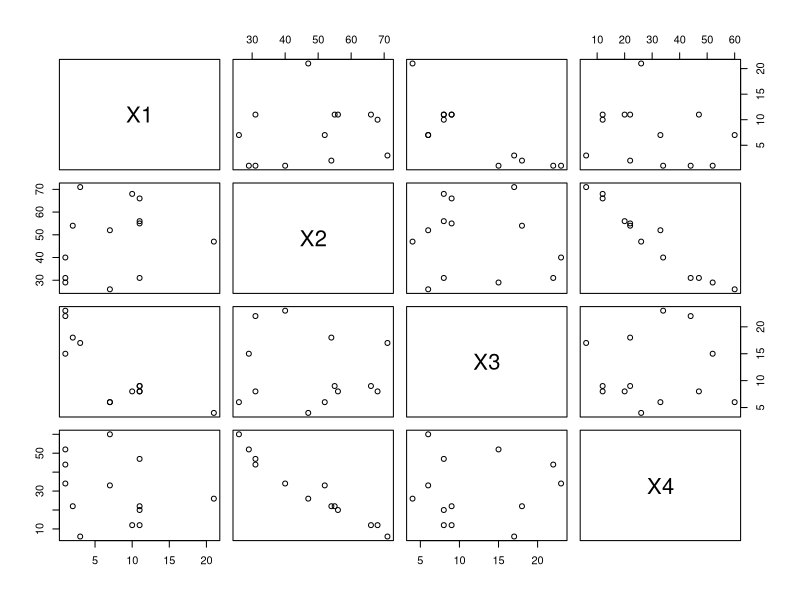
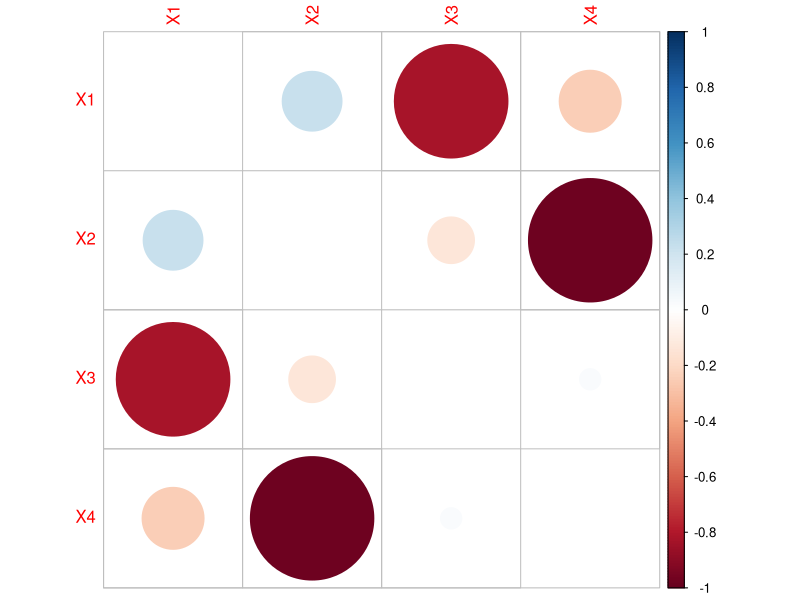
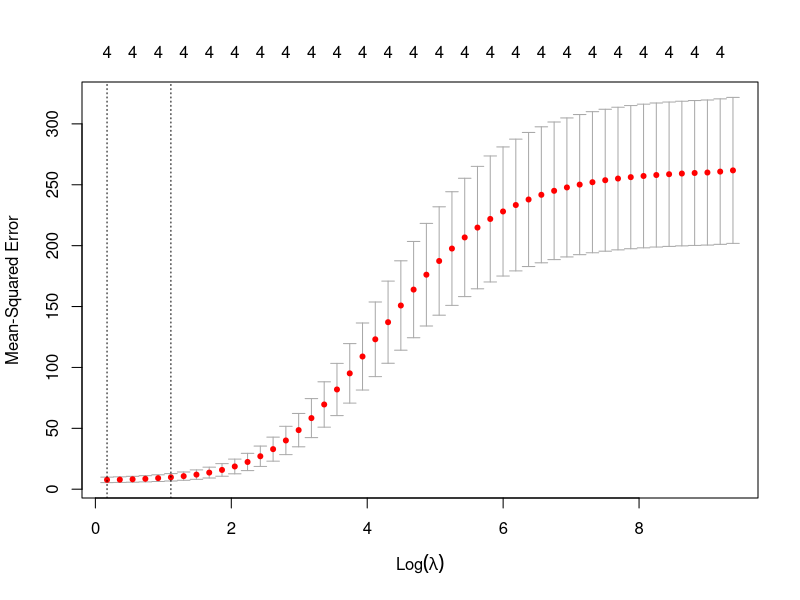
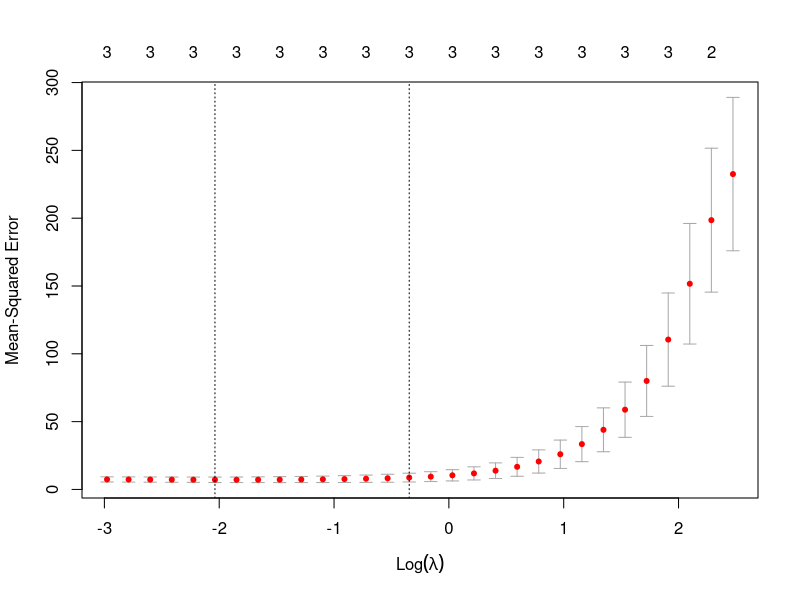
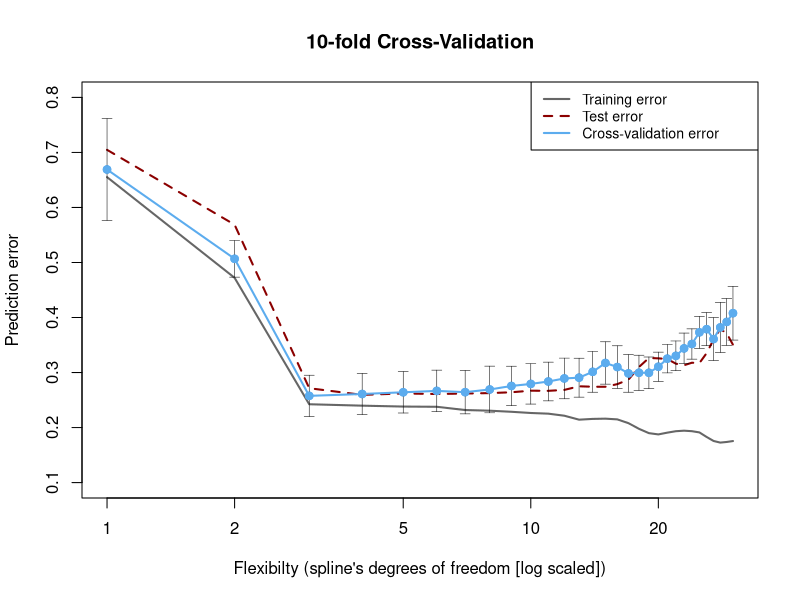

Reproduce these figures in R, in order.
## ---- chunk 1
knitr::opts_chunk$set(warning = F, message = F)
library(dplyr)
## ---- chunk 2
dat1 <- data.frame(X1 = c(7, 1, 11, 11, 7, 11, 3, 1, 2, 21, 1, 11, 10), 
                   X2 = c(26,29, 56, 31, 52, 55, 71, 31, 54, 47, 40, 66, 68), 
                   X3 = c(6, 15, 8, 8, 6,9, 17, 22, 18, 4, 23, 9, 8), 
                   X4 = c(60, 52, 20, 47, 33, 22, 6, 44, 22, 26,34, 12, 12), 
                   Y = c(78.5, 74.3, 104.3, 87.6, 95.9, 109.2, 102.7, 72.5, 93.1, 115.9, 83.8, 113.3, 109.4))
dat1
## ---- chunk 3
lm1 <- lm(Y~., data = dat1)
summary(lm1)
## ---- chunk 4
library(car)
vif(lm1)
## ---- chunk 5
plot(dat1[, 1:4])
## ---- chunk 6
corrplot::corrplot(cor(dat1[, 1:4]), diag = F)
## ---- chunk 7
lm2 <- step(lm1)
summary(lm2)
## ---- chunk 8
library(glmnet)
ridg1 <- cv.glmnet(x=model.matrix(~., dat1[, -ncol(dat1)]),
                   y=dat1$Y,
                   family='gaussian',
                   alpha=0,
                   # nfolds=10
                   nlambda=50)
plot(ridg1)
## ---- chunk 9
bestlam1 <- ridg1$lambda.min
bestlam2 <- ridg1$lambda.1se
pred.ridg <- predict(ridg1, s=c(bestlam1, bestlam2),
                     newx=model.matrix(~., dat1[, -ncol(dat1)]))

mean((pred.ridg[, 1]-dat1$Y)^2)
mean((pred.ridg[, 2]-dat1$Y)^2)

predict(ridg1, s=c(bestlam1, bestlam2),
        newx = model.matrix(~., dat1[, -ncol(dat1)]),
        type="coefficients")
## ---- chunk 10
library(glmnet)
laso2 <- cv.glmnet(x=model.matrix(~., dat1[, -ncol(dat1)]),
                   y=dat1$Y,
                   family='gaussian',
                   alpha=1,
                   nlambda=50)
plot(laso2)
## ---- chunk 11
bestlam1=laso2$lambda.min

bestlam2=laso2$lambda.1se
pred.laso <- predict(laso2,s=c(bestlam1,bestlam2),
             newx=model.matrix(~.,dat1[,-ncol(dat1)]))

mean((pred.laso[,1]-dat1$Y)^2)#当lambda=lambda.min
mean((pred.laso[,2]-dat1$Y)^2)#当lambda=lambda.lse
predict(laso2,s=c(bestlam1,bestlam2),
        newx=model.matrix(~.,dat1[,-ncol(dat1)]),
        type="coefficients")
## ---- chunk 12
library(dplyr)
library(tidyverse)
library(caret)

# data 
data("swiss")
sample_n(swiss, 3)

# model performance 
set.seed(123)
train.samples <- swiss$Fertility %>% 
  createDataPartition(p = 0.8, list = F)
train.data <- swiss[train.samples, ]
test.data <- swiss[-train.samples, ]
# Build the model
model <- lm(Fertility ~., data = train.data)
# Make predictions and compute the R2, RMSE and MAE
predictions <- model %>% predict(test.data)
data.frame(R2 = R2(predictions, test.data$Fertility),
            RMSE = RMSE(predictions, test.data$Fertility),
            MAE = MAE(predictions, test.data$Fertility))

RMSE(predictions, test.data$Fertility)/mean(test.data$Fertility)
## ---- chunk 13
train.control <- trainControl(method = "LOOCV")
# Train the model
model <- train(Fertility ~., data = swiss, method = "lm",
               trControl = train.control)
print(model)
## ---- chunk 14
# Define training control
set.seed(123) 
train.control <- trainControl(method = "cv", number = 10, repeats = 5)
# Train the model
model <- train(Fertility ~., data = swiss, method = "glm",
               trControl = train.control)
# Summarize the results
print(model)
## ---- chunk 15
seed <- 1809
set.seed(seed)
 
gen_data <- function(n, beta, sigma_eps) {
    eps <- rnorm(n, 0, sigma_eps)
    x <- sort(runif(n, 0, 100))
    X <- cbind(1, poly(x, degree = (length(beta) - 1), raw = TRUE))
    y <- as.numeric(X %*% beta + eps)
    
    return(data.frame(x = x, y = y))
}
 
# Fit the models
require(splines)
 
n_rep <- 100
n_df <- 30
df <- 1:n_df
beta <- c(5, -0.1, 0.004, -3e-05)
n_train <- 50
n_test <- 10000
sigma_eps <- 0.5

n_train <- 100
xy <- gen_data(n_train, beta, sigma_eps)
x <- xy$x
y <- xy$y
 
fitted_models <- apply(t(df), 2, function(degf) lm(y ~ ns(x, df = degf)))
mse <- sapply(fitted_models, function(obj) deviance(obj)/nobs(obj))
 
n_test <- 10000
xy_test <- gen_data(n_test, beta, sigma_eps)
pred <- mapply(function(obj, degf) predict(obj, data.frame(x = xy_test$x)), 
    fitted_models, df)
te <- sapply(as.list(data.frame(pred)), function(y_hat) mean((xy_test$y - y_hat)^2))
 
n_folds <- 10
folds_i <- sample(rep(1:n_folds, length.out = n_train))
cv_tmp <- matrix(NA, nrow = n_folds, ncol = length(df))
for (k in 1:n_folds) {
    test_i <- which(folds_i == k)
    train_xy <- xy[-test_i, ]
    test_xy <- xy[test_i, ]
    x <- train_xy$x
    y <- train_xy$y
    fitted_models <- apply(t(df), 2, function(degf) lm(y ~ ns(x, df = degf)))
    x <- test_xy$x
    y <- test_xy$y
    pred <- mapply(function(obj, degf) predict(obj, data.frame(ns(x, df = degf))), 
        fitted_models, df)
    cv_tmp[k, ] <- sapply(as.list(data.frame(pred)), function(y_hat) mean((y - 
        y_hat)^2))
}
cv <- colMeans(cv_tmp)
 
require(Hmisc)
 
plot(df, mse, type = "l", lwd = 2, col = gray(0.4), ylab = "Prediction error", 
    xlab = "Flexibilty (spline's degrees of freedom [log scaled])", main = paste0(n_folds, 
        "-fold Cross-Validation"), ylim = c(0.1, 0.8), log = "x")
lines(df, te, lwd = 2, col = "darkred", lty = 2)
cv_sd <- apply(cv_tmp, 2, sd)/sqrt(n_folds)
errbar(df, cv, cv + cv_sd, cv - cv_sd, add = TRUE, col = "steelblue2", pch = 19, 
    lwd = 0.5)
lines(df, cv, lwd = 2, col = "steelblue2")
points(df, cv, col = "steelblue2", pch = 19)
legend(x = "topright", legend = c("Training error", "Test error", "Cross-validation error"), 
    lty = c(1, 2, 1), lwd = rep(2, 3), col = c(gray(0.4), "darkred", "steelblue2"), 
    text.width = 0.4, cex = 0.85)
